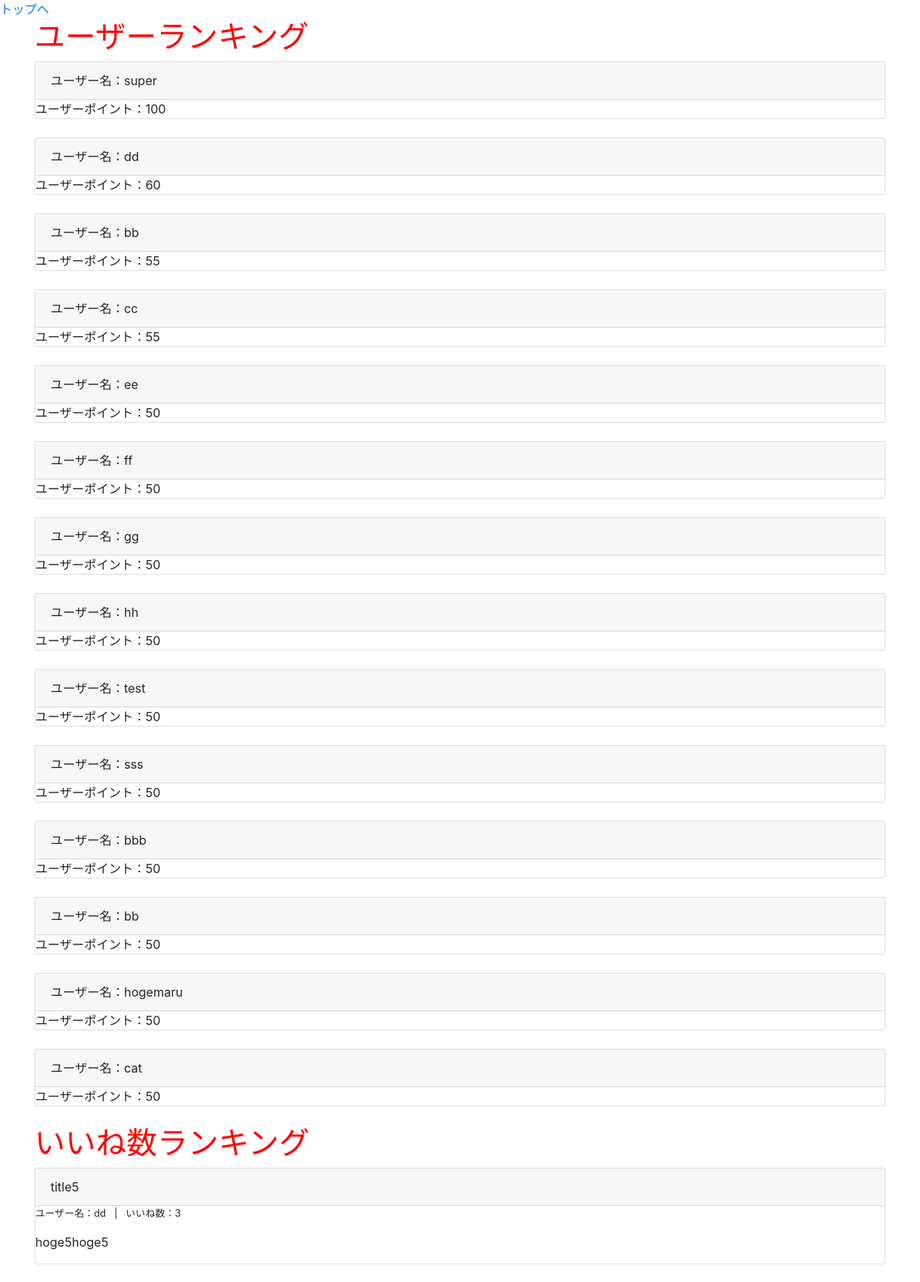
/ranking/ (upper part), run on an earlier commit of the app's database.
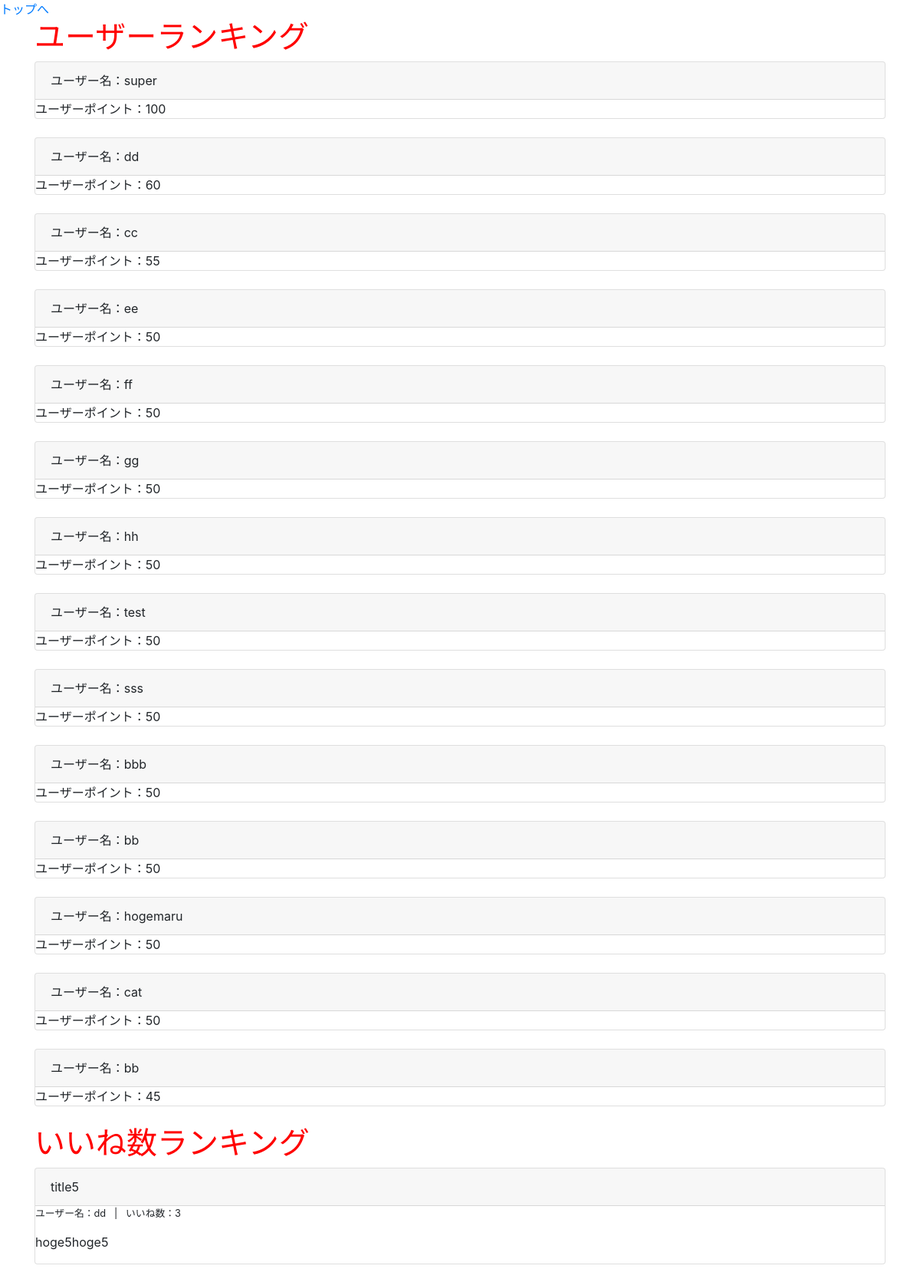
And on a later commit of the database.
### groomings/models.py (models this page shows, shortened)
class User(AbstractBaseUser, PermissionsMixin):
    username = models.CharField(max_length=150)
    email = models.EmailField(max_length=255, unique=True)
    point = models.IntegerField(default=50)
    follow = models.ManyToManyField(
        'self', blank=True, symmetrical=False, related_name="follower"
    )
    is_active = models.BooleanField(default=True)
    is_staff = models.BooleanField(default=False) # 管理画面にログインできるかどうか
    USERNAME_FIELD = 'email' # このテーブルのレコードを一意に識別
    REQUIRED_FIELDS = ['username'] # スーパーユーザー作成時に入力する(emailとパスワードは必須だからそれ以外で)
    objects = UserManager()

class Date(models.Model):
    created_at = models.DateTimeField(default=now)
    class Meta:
        abstract = True

class Post(Date):
    title = models.CharField(max_length=30, null=True, blank=True)
    image = models.FileField(upload_to='post_image/', null=True)
    text = models.TextField(null=True, blank=True)
    user = models.ForeignKey(
        'User', on_delete=models.CASCADE, related_name="user_post"
    )
    favorite = models.ManyToManyField(User, related_name="user_favo_post")
    category = models.CharField(max_length=15, default='カテゴリーなし')
    class Meta:
        db_table = 'post'

### groomings/views.py (the view)
# urls.py: path(r'ranking/', views.ranking, name='ranking'), # ランキング用のページ
def ranking(request):
    users = User.objects.order_by('-point')
    post_orderby_favo = Post.objects.annotate(num_favo=Count('favorite')).order_by('-num_favo')[:10]
    return render(request, 'groomings/ranking.html',context={"users": users,"points":post_orderby_favo}) # , 'id': user_id})

### groomings/templatetags/tag_event.py (called while the page is built)
@register.filter(name="count_favo")
def count_favo(post):
    return post.favorite.all().count()

### groomings/templates/groomings/ranking.html (shortened to what this page needs)
{% extends "groomings/base.html" %}
{% load tag_event %}
{% block content %}
  <h1>ユーザーランキング</h1>
{% for userrank in users %}
    <div class="userrank card">
      <div class="card-header">
        ユーザー名：{{ userrank.username }}
      </div>
      <div class="body">
        ユーザーポイント：{{ userrank.point}}
      </div>
    </div>
    <br>
  {% endfor %}
  <h1>いいね数ランキング</h1>
{% for point in points %}
    <div class="point card">
      <div class="card-header">
        {{ point.title }}
      </div>
      <div class="body">
        <p class="small">ユーザー名：{{ point.user.username }} &nbsp; | &nbsp; いいね数：{{ point | count_favo }}</p>
        <p>{{ point.text }}</p>
      </div>
    </div>
    <br>
  {% endfor %}
{% endblock %}

What changed in the data, as far as the page shows it:
changed User (number 14 of 14 on the later page): point "55" → "45"; moves down the list
